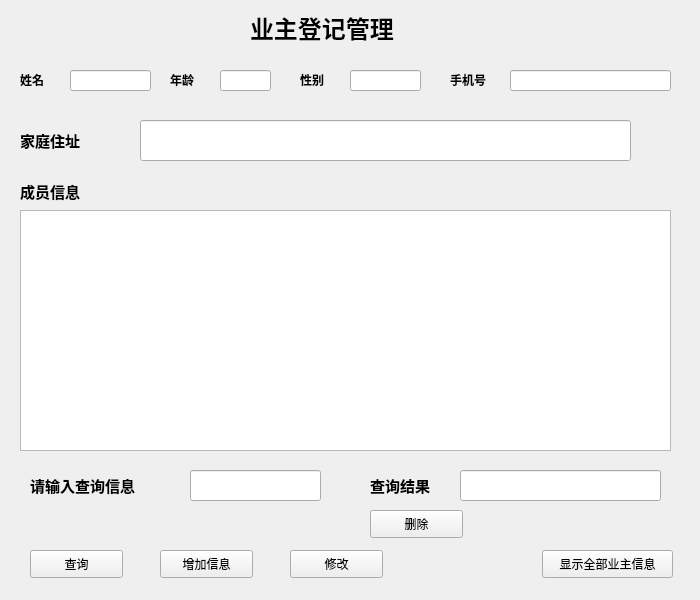
<?xml version="1.0" encoding="UTF-8"?>
<ui version="4.0">
 <class>Wuyerenyuanguanli</class>
 <widget class="QWidget" name="Wuyerenyuanguanli">
  <property name="geometry">
   <rect>
    <x>0</x>
    <y>0</y>
    <width>700</width>
    <height>600</height>
   </rect>
  </property>
  <property name="windowTitle">
   <string>Widget</string>
  </property>
  <property name="styleSheet">
   <string notr="true">background-image: url();
</string>
  </property>
  <widget class="QLabel" name="label">
   <property name="geometry">
    <rect>
     <x>250</x>
     <y>10</y>
     <width>201</width>
     <height>31</height>
    </rect>
   </property>
   <property name="text">
    <string>&lt;html&gt;&lt;head/&gt;&lt;body&gt;&lt;p&gt;&lt;span style=&quot; font-size:18pt; font-weight:600; color:#000000;&quot;&gt;业主登记管理&lt;/span&gt;&lt;/p&gt;&lt;/body&gt;&lt;/html&gt;</string>
   </property>
  </widget>
  <widget class="QLabel" name="label_2">
   <property name="geometry">
    <rect>
     <x>20</x>
     <y>70</y>
     <width>72</width>
     <height>21</height>
    </rect>
   </property>
   <property name="text">
    <string>&lt;html&gt;&lt;head/&gt;&lt;body&gt;&lt;p&gt;&lt;span style=&quot; font-weight:600;&quot;&gt;姓名&lt;/span&gt;&lt;/p&gt;&lt;/body&gt;&lt;/html&gt;</string>
   </property>
  </widget>
  <widget class="QLabel" name="label_3">
   <property name="geometry">
    <rect>
     <x>170</x>
     <y>70</y>
     <width>72</width>
     <height>21</height>
    </rect>
   </property>
   <property name="text">
    <string>&lt;html&gt;&lt;head/&gt;&lt;body&gt;&lt;p&gt;&lt;span style=&quot; font-weight:600;&quot;&gt;年龄&lt;/span&gt;&lt;/p&gt;&lt;/body&gt;&lt;/html&gt;</string>
   </property>
  </widget>
  <widget class="QLabel" name="label_4">
   <property name="geometry">
    <rect>
     <x>300</x>
     <y>70</y>
     <width>72</width>
     <height>21</height>
    </rect>
   </property>
   <property name="text">
    <string>&lt;html&gt;&lt;head/&gt;&lt;body&gt;&lt;p&gt;&lt;span style=&quot; font-weight:600;&quot;&gt;性别&lt;/span&gt;&lt;/p&gt;&lt;/body&gt;&lt;/html&gt;</string>
   </property>
  </widget>
  <widget class="QLabel" name="label_5">
   <property name="geometry">
    <rect>
     <x>450</x>
     <y>70</y>
     <width>72</width>
     <height>21</height>
    </rect>
   </property>
   <property name="text">
    <string>&lt;html&gt;&lt;head/&gt;&lt;body&gt;&lt;p&gt;&lt;span style=&quot; font-weight:600;&quot;&gt;手机号&lt;/span&gt;&lt;/p&gt;&lt;/body&gt;&lt;/html&gt;</string>
   </property>
  </widget>
  <widget class="QLabel" name="label_6">
   <property name="geometry">
    <rect>
     <x>20</x>
     <y>120</y>
     <width>101</width>
     <height>41</height>
    </rect>
   </property>
   <property name="text">
    <string>&lt;html&gt;&lt;head/&gt;&lt;body&gt;&lt;p&gt;&lt;span style=&quot; font-size:11pt; font-weight:600;&quot;&gt;家庭住址&lt;/span&gt;&lt;/p&gt;&lt;/body&gt;&lt;/html&gt;</string>
   </property>
  </widget>
  <widget class="QLineEdit" name="lineEdit">
   <property name="geometry">
    <rect>
     <x>70</x>
     <y>70</y>
     <width>81</width>
     <height>21</height>
    </rect>
   </property>
  </widget>
  <widget class="QLineEdit" name="lineEdit_2">
   <property name="geometry">
    <rect>
     <x>220</x>
     <y>70</y>
     <width>51</width>
     <height>21</height>
    </rect>
   </property>
  </widget>
  <widget class="QLineEdit" name="lineEdit_3">
   <property name="geometry">
    <rect>
     <x>350</x>
     <y>70</y>
     <width>71</width>
     <height>21</height>
    </rect>
   </property>
  </widget>
  <widget class="QLineEdit" name="lineEdit_4">
   <property name="geometry">
    <rect>
     <x>510</x>
     <y>70</y>
     <width>161</width>
     <height>21</height>
    </rect>
   </property>
  </widget>
  <widget class="QLineEdit" name="lineEdit_5">
   <property name="geometry">
    <rect>
     <x>140</x>
     <y>120</y>
     <width>491</width>
     <height>41</height>
    </rect>
   </property>
  </widget>
  <widget class="QLabel" name="label_7">
   <property name="geometry">
    <rect>
     <x>30</x>
     <y>470</y>
     <width>141</width>
     <height>31</height>
    </rect>
   </property>
   <property name="text">
    <string>&lt;html&gt;&lt;head/&gt;&lt;body&gt;&lt;p&gt;&lt;span style=&quot; font-size:11pt; font-weight:600;&quot;&gt;请输入查询信息&lt;/span&gt;&lt;/p&gt;&lt;/body&gt;&lt;/html&gt;</string>
   </property>
  </widget>
  <widget class="QLineEdit" name="lineEdit_6">
   <property name="geometry">
    <rect>
     <x>190</x>
     <y>470</y>
     <width>131</width>
     <height>31</height>
    </rect>
   </property>
  </widget>
  <widget class="QPushButton" name="pushButton">
   <property name="geometry">
    <rect>
     <x>30</x>
     <y>550</y>
     <width>93</width>
     <height>28</height>
    </rect>
   </property>
   <property name="text">
    <string>查询</string>
   </property>
  </widget>
  <widget class="QPushButton" name="pushButton_2">
   <property name="geometry">
    <rect>
     <x>160</x>
     <y>550</y>
     <width>93</width>
     <height>28</height>
    </rect>
   </property>
   <property name="text">
    <string>增加信息</string>
   </property>
  </widget>
  <widget class="QPushButton" name="pushButton_3">
   <property name="geometry">
    <rect>
     <x>290</x>
     <y>550</y>
     <width>93</width>
     <height>28</height>
    </rect>
   </property>
   <property name="text">
    <string>修改</string>
   </property>
  </widget>
  <widget class="QPushButton" name="pushButton_5">
   <property name="geometry">
    <rect>
     <x>370</x>
     <y>510</y>
     <width>93</width>
     <height>28</height>
    </rect>
   </property>
   <property name="text">
    <string>删除</string>
   </property>
  </widget>
  <widget class="QLabel" name="label_8">
   <property name="geometry">
    <rect>
     <x>370</x>
     <y>470</y>
     <width>91</width>
     <height>31</height>
    </rect>
   </property>
   <property name="text">
    <string>&lt;html&gt;&lt;head/&gt;&lt;body&gt;&lt;p&gt;&lt;span style=&quot; font-size:11pt; font-weight:600;&quot;&gt;查询结果&lt;/span&gt;&lt;/p&gt;&lt;/body&gt;&lt;/html&gt;</string>
   </property>
  </widget>
  <widget class="QLineEdit" name="lineEdit_7">
   <property name="geometry">
    <rect>
     <x>460</x>
     <y>470</y>
     <width>201</width>
     <height>31</height>
    </rect>
   </property>
  </widget>
  <widget class="QLabel" name="label_9">
   <property name="geometry">
    <rect>
     <x>20</x>
     <y>180</y>
     <width>101</width>
     <height>21</height>
    </rect>
   </property>
   <property name="text">
    <string>&lt;html&gt;&lt;head/&gt;&lt;body&gt;&lt;p&gt;&lt;span style=&quot; font-size:11pt; font-weight:600;&quot;&gt;成员信息&lt;/span&gt;&lt;/p&gt;&lt;/body&gt;&lt;/html&gt;</string>
   </property>
  </widget>
  <widget class="QTextEdit" name="textEdit">
   <property name="geometry">
    <rect>
     <x>20</x>
     <y>210</y>
     <width>651</width>
     <height>241</height>
    </rect>
   </property>
  </widget>
  <widget class="QPushButton" name="pushButton_6">
   <property name="geometry">
    <rect>
     <x>542</x>
     <y>550</y>
     <width>131</width>
     <height>28</height>
    </rect>
   </property>
   <property name="text">
    <string>显示全部业主信息</string>
   </property>
  </widget>
 </widget>
 <layoutdefault spacing="6" margin="11"/>
 <resources/>
 <connections/>
</ui>
